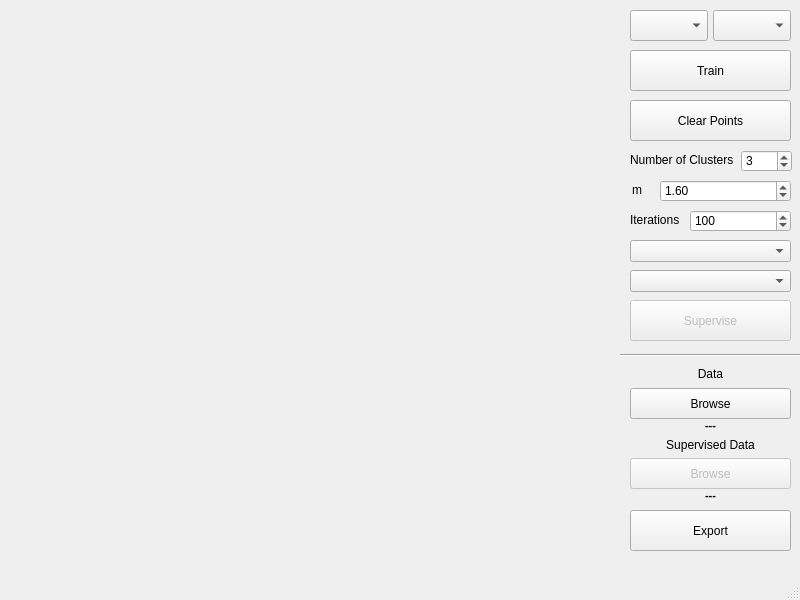
<?xml version="1.0" encoding="UTF-8"?>
<ui version="4.0">
 <class>MainWindow</class>
 <widget class="QMainWindow" name="MainWindow">
  <property name="geometry">
   <rect>
    <x>0</x>
    <y>0</y>
    <width>800</width>
    <height>600</height>
   </rect>
  </property>
  <property name="windowTitle">
   <string>MainWindow</string>
  </property>
  <widget class="QWidget" name="centralwidget">
   <widget class="ColorMap" name="colormap" native="true">
    <property name="geometry">
     <rect>
      <x>9</x>
      <y>9</y>
      <width>611</width>
      <height>541</height>
     </rect>
    </property>
    <property name="mouseTracking">
     <bool>true</bool>
    </property>
   </widget>
   <widget class="QPushButton" name="button">
    <property name="geometry">
     <rect>
      <x>630</x>
      <y>50</y>
      <width>161</width>
      <height>41</height>
     </rect>
    </property>
    <property name="text">
     <string>Train</string>
    </property>
   </widget>
   <widget class="QPushButton" name="pointClearBtn">
    <property name="geometry">
     <rect>
      <x>630</x>
      <y>100</y>
      <width>161</width>
      <height>41</height>
     </rect>
    </property>
    <property name="text">
     <string>Clear Points</string>
    </property>
   </widget>
   <widget class="QSpinBox" name="cluster_input">
    <property name="geometry">
     <rect>
      <x>741</x>
      <y>150</y>
      <width>51</width>
      <height>22</height>
     </rect>
    </property>
    <property name="minimum">
     <number>1</number>
    </property>
    <property name="value">
     <number>3</number>
    </property>
   </widget>
   <widget class="QLabel" name="label">
    <property name="geometry">
     <rect>
      <x>630</x>
      <y>152</y>
      <width>103</width>
      <height>16</height>
     </rect>
    </property>
    <property name="text">
     <string>Number of Clusters</string>
    </property>
   </widget>
   <widget class="QLabel" name="label_2">
    <property name="geometry">
     <rect>
      <x>632</x>
      <y>182</y>
      <width>71</width>
      <height>16</height>
     </rect>
    </property>
    <property name="text">
     <string>m</string>
    </property>
    <property name="alignment">
     <set>Qt::AlignmentFlag::AlignLeading|Qt::AlignmentFlag::AlignLeft|Qt::AlignmentFlag::AlignVCenter</set>
    </property>
   </widget>
   <widget class="QDoubleSpinBox" name="m_input">
    <property name="geometry">
     <rect>
      <x>660</x>
      <y>180</y>
      <width>131</width>
      <height>22</height>
     </rect>
    </property>
    <property name="minimum">
     <double>1.000000000000000</double>
    </property>
    <property name="singleStep">
     <double>0.200000000000000</double>
    </property>
    <property name="value">
     <double>1.600000000000000</double>
    </property>
   </widget>
   <widget class="QLabel" name="label_3">
    <property name="geometry">
     <rect>
      <x>630</x>
      <y>212</y>
      <width>103</width>
      <height>16</height>
     </rect>
    </property>
    <property name="text">
     <string>Iterations</string>
    </property>
   </widget>
   <widget class="QSpinBox" name="iter_input">
    <property name="geometry">
     <rect>
      <x>690</x>
      <y>210</y>
      <width>101</width>
      <height>22</height>
     </rect>
    </property>
    <property name="minimum">
     <number>1</number>
    </property>
    <property name="maximum">
     <number>5000</number>
    </property>
    <property name="singleStep">
     <number>25</number>
    </property>
    <property name="value">
     <number>100</number>
    </property>
   </widget>
   <widget class="QComboBox" name="clusterMethod">
    <property name="geometry">
     <rect>
      <x>630</x>
      <y>240</y>
      <width>161</width>
      <height>22</height>
     </rect>
    </property>
    <property name="placeholderText">
     <string notr="true"/>
    </property>
   </widget>
   <widget class="QComboBox" name="distanceMetric">
    <property name="geometry">
     <rect>
      <x>630</x>
      <y>270</y>
      <width>161</width>
      <height>22</height>
     </rect>
    </property>
    <property name="placeholderText">
     <string notr="true"/>
    </property>
   </widget>
   <widget class="QPushButton" name="superviseBtn">
    <property name="enabled">
     <bool>false</bool>
    </property>
    <property name="geometry">
     <rect>
      <x>630</x>
      <y>300</y>
      <width>161</width>
      <height>41</height>
     </rect>
    </property>
    <property name="text">
     <string>Supervise</string>
    </property>
    <property name="checkable">
     <bool>true</bool>
    </property>
    <property name="checked">
     <bool>false</bool>
    </property>
   </widget>
   <widget class="QLabel" name="label_4">
    <property name="geometry">
     <rect>
      <x>630</x>
      <y>364</y>
      <width>161</width>
      <height>20</height>
     </rect>
    </property>
    <property name="font">
     <font>
      <pointsize>9</pointsize>
     </font>
    </property>
    <property name="text">
     <string>Data</string>
    </property>
    <property name="alignment">
     <set>Qt::AlignmentFlag::AlignCenter</set>
    </property>
   </widget>
   <widget class="Line" name="line">
    <property name="geometry">
     <rect>
      <x>620</x>
      <y>345</y>
      <width>181</width>
      <height>21</height>
     </rect>
    </property>
    <property name="orientation">
     <enum>Qt::Orientation::Horizontal</enum>
    </property>
   </widget>
   <widget class="QPushButton" name="dataBrowser">
    <property name="geometry">
     <rect>
      <x>630</x>
      <y>388</y>
      <width>161</width>
      <height>31</height>
     </rect>
    </property>
    <property name="text">
     <string>Browse</string>
    </property>
   </widget>
   <widget class="QLabel" name="dataPath">
    <property name="geometry">
     <rect>
      <x>630</x>
      <y>415</y>
      <width>161</width>
      <height>20</height>
     </rect>
    </property>
    <property name="font">
     <font>
      <pointsize>8</pointsize>
      <bold>true</bold>
     </font>
    </property>
    <property name="text">
     <string>---</string>
    </property>
    <property name="textFormat">
     <enum>Qt::TextFormat::AutoText</enum>
    </property>
    <property name="scaledContents">
     <bool>false</bool>
    </property>
    <property name="alignment">
     <set>Qt::AlignmentFlag::AlignCenter</set>
    </property>
   </widget>
   <widget class="QPushButton" name="supervisedDataBrowser">
    <property name="enabled">
     <bool>false</bool>
    </property>
    <property name="geometry">
     <rect>
      <x>630</x>
      <y>458</y>
      <width>161</width>
      <height>31</height>
     </rect>
    </property>
    <property name="text">
     <string>Browse</string>
    </property>
   </widget>
   <widget class="QLabel" name="supervisedDataPath">
    <property name="geometry">
     <rect>
      <x>630</x>
      <y>485</y>
      <width>161</width>
      <height>20</height>
     </rect>
    </property>
    <property name="font">
     <font>
      <pointsize>8</pointsize>
      <bold>true</bold>
     </font>
    </property>
    <property name="text">
     <string>---</string>
    </property>
    <property name="textFormat">
     <enum>Qt::TextFormat::AutoText</enum>
    </property>
    <property name="scaledContents">
     <bool>false</bool>
    </property>
    <property name="alignment">
     <set>Qt::AlignmentFlag::AlignCenter</set>
    </property>
   </widget>
   <widget class="QLabel" name="label_5">
    <property name="geometry">
     <rect>
      <x>630</x>
      <y>435</y>
      <width>161</width>
      <height>20</height>
     </rect>
    </property>
    <property name="font">
     <font>
      <pointsize>9</pointsize>
     </font>
    </property>
    <property name="text">
     <string>Supervised Data</string>
    </property>
    <property name="alignment">
     <set>Qt::AlignmentFlag::AlignCenter</set>
    </property>
   </widget>
   <widget class="QPushButton" name="exportBtn">
    <property name="geometry">
     <rect>
      <x>630</x>
      <y>510</y>
      <width>161</width>
      <height>41</height>
     </rect>
    </property>
    <property name="text">
     <string>Export</string>
    </property>
   </widget>
   <widget class="QComboBox" name="labelCBoxA">
    <property name="geometry">
     <rect>
      <x>630</x>
      <y>10</y>
      <width>78</width>
      <height>31</height>
     </rect>
    </property>
    <property name="currentText">
     <string/>
    </property>
    <property name="placeholderText">
     <string notr="true"/>
    </property>
   </widget>
   <widget class="QComboBox" name="labelCBoxB">
    <property name="geometry">
     <rect>
      <x>713</x>
      <y>10</y>
      <width>78</width>
      <height>31</height>
     </rect>
    </property>
    <property name="currentText">
     <string/>
    </property>
    <property name="placeholderText">
     <string notr="true"/>
    </property>
   </widget>
  </widget>
  <widget class="QMenuBar" name="menubar">
   <property name="geometry">
    <rect>
     <x>0</x>
     <y>0</y>
     <width>800</width>
     <height>22</height>
    </rect>
   </property>
  </widget>
  <widget class="QStatusBar" name="statusbar"/>
 </widget>
 <customwidgets>
  <customwidget>
   <class>ColorMap</class>
   <extends>QWidget</extends>
   <header location="global">colormap.h</header>
   <container>1</container>
  </customwidget>
 </customwidgets>
 <resources/>
 <connections/>
</ui>
